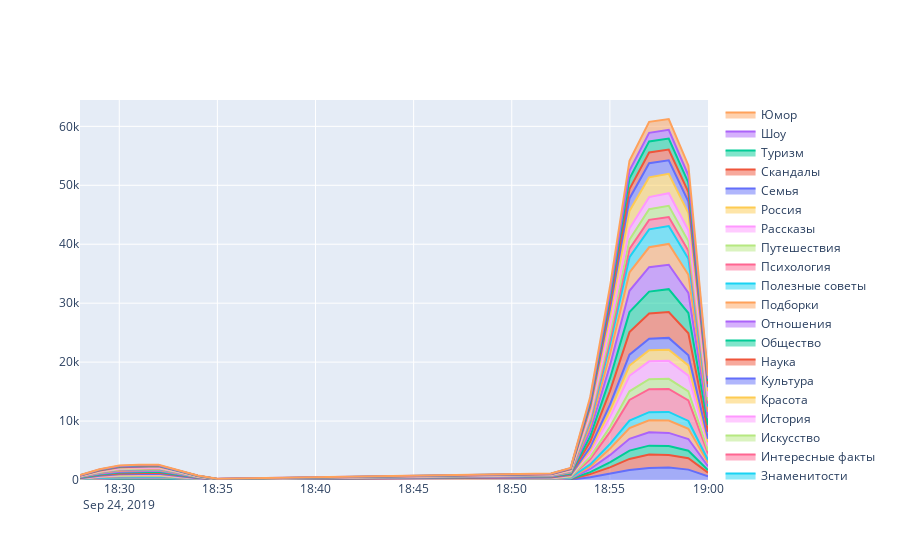

Notebook code cell kept with this figure:
### Code cell
# проверка Stacked Area по темам карточек
fig = go.Figure()

for item in df['item_topic'].unique():
    current = df.query('item_topic == @item').groupby('dt')['visits'].sum()
    fig.add_trace(
        go.Scatter(
            x=current.index,
            y=current.values,
            mode='lines',
            stackgroup='one',
            name=item
                
        )
    )
    
fig.show()
